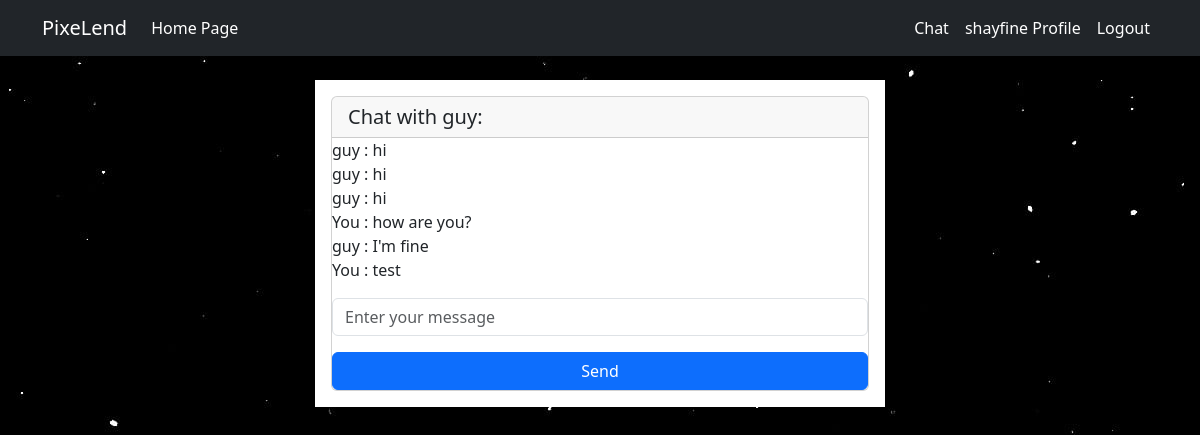
The app's page /dashboard/chat_open/guy (signed in) with its own data.
### dashboard/models.py (models this page shows, shortened)
class Message(models.Model):
    sender = models.CharField(max_length=100, null=True)
    reciever = models.CharField(max_length=100, null=True)
    content = models.CharField(max_length=500, null=True)
    time = models.DateTimeField()
    undreadrec = models.PositiveIntegerField(null=True)
    unreadsend = models.PositiveIntegerField(null=True)

### dashboard/views.py (the view, shortened to what this page needs)
def read_messages(request , sender):
    messages = Message.objects.filter(
    Q(reciever=request.user, sender=sender) | Q(reciever=sender, sender=request.user)
        ).order_by('time')
    read_messages = Message.objects.filter(reciever=request.user, sender=sender)
    read_messages.update(undreadrec=0)
    context = {
        "messages" : messages,
        "sender": sender,
    }
    return render(request, "dashboard/chat_open.html", context)

### templates/dashboard/chat_open.html (shortened to what this page needs)
{% extends 'partials/base.html' %}
{% load crispy_forms_tags %}
{% block content %}
<div class="row my-4">
    <div class="col-md-6 offset-md-3 p-3 bg-white">
        <form method="POST">
            <div class="card">
                <h5 class="card-header">Chat with {{sender}}:</h5>
                {% for message in messages %}
                {% if message.sender == sender %}
                <text>{{message.sender}} : {{message.content}}</text>
                {% else %}
                <text> You : {{message.content}}</text>
                {% endif%}
                {%endfor%}
                <div class="form-group mt-3">
                    <input type="text" class="form-control" name="message" placeholder="Enter your message">
                </div>
                <button type="submit" class="btn btn-primary">Send</button>
              </div>
        </form>
    </div>
</div>
{% endblock %}

### templates/partials/nav.html (shortened to what this page needs)
<nav class="navbar navbar-expand-lg navbar-info bg-dark">
    <div class="container">
        {% if user.is_authenticated %}
        <a class="navbar-brand text-white" href="{% url 'dashboard-index' %}">PixeLend</a>
        <div class="collapse navbar-collapse" id="navbarSupportedContent">
            <ul class="navbar-nav mr-auto">
                <li class="nav-item active">
                    <a class="nav-link text-white" href="{% url 'dashboard-index' %}">Home Page </a>
                </li>
            </ul>
            <ul class="navbar-nav ml-auto">
                <li class="nav-item">
                    <a class="nav-link text-white" href="{% url 'dashboard-chat' %}">Chat</a>
                </li>
                <li class="nav-item active">
                    <a class="nav-link text-white" href="{% url 'user-profile' %}">{{ user.username }} Profile
                        <span class="sr-only">(current)</span></a>
                </li>
                <li class="nav-item">
                    <a class="nav-link text-white" href="{% url 'user-logout' %}">Logout</a>
                </li>
            </ul>
            {% endif %}
        </div>
    </div>
</nav>

### static/style.css (style rules this page uses)
body { background: rgb(230, 227, 227); }

### records on screen
Message: sender "guy", content "hi"
Message: sender "guy", content "hi"
Message: sender "guy", content "hi"
Message: content "how are you?"
Message: sender "guy", content "I'm fine"
Message: content "test"

### other values on screen
{{ user.username }} "shayfine"
{{ sender }} "guy"
